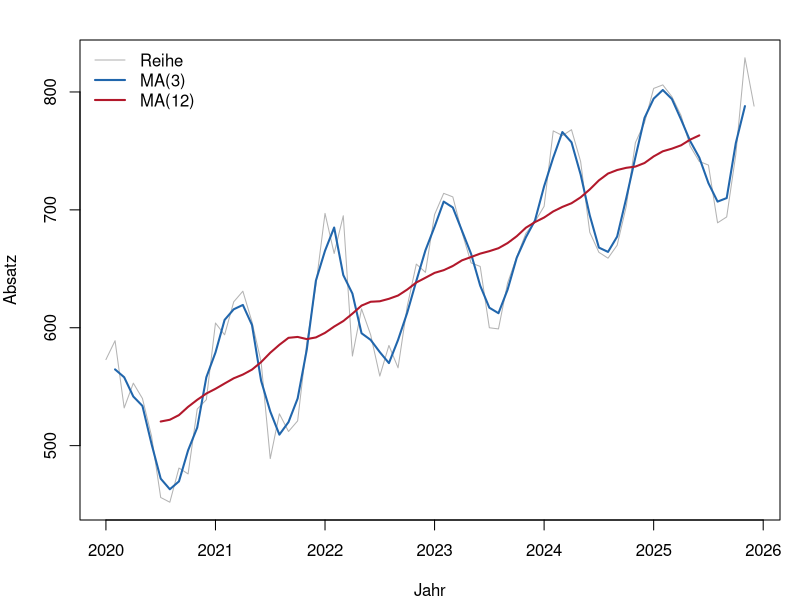
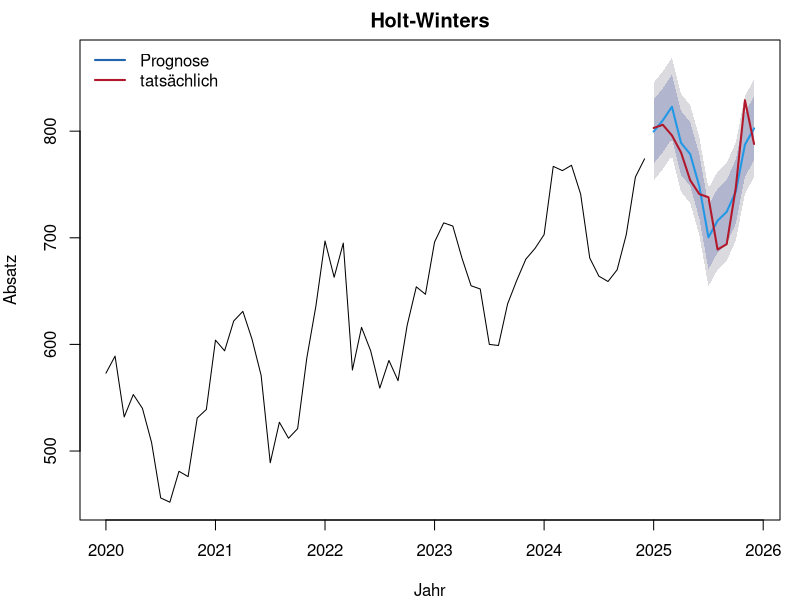
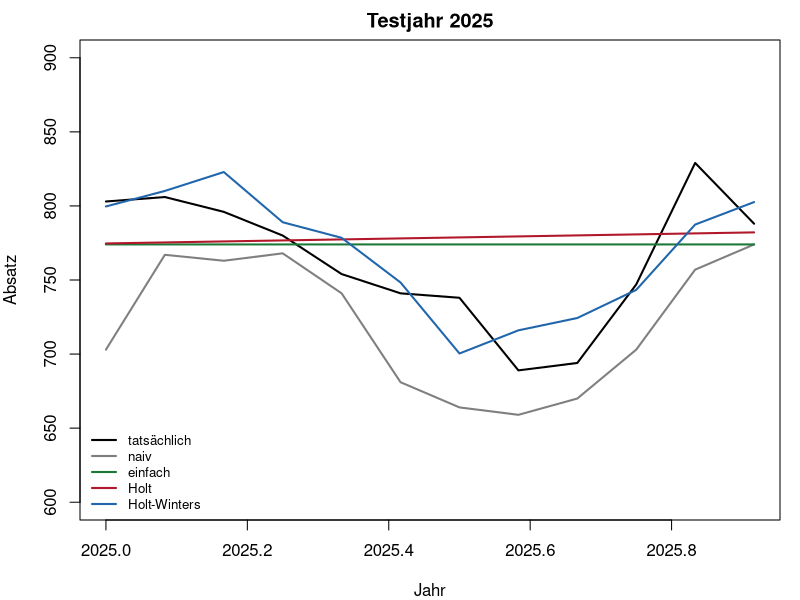
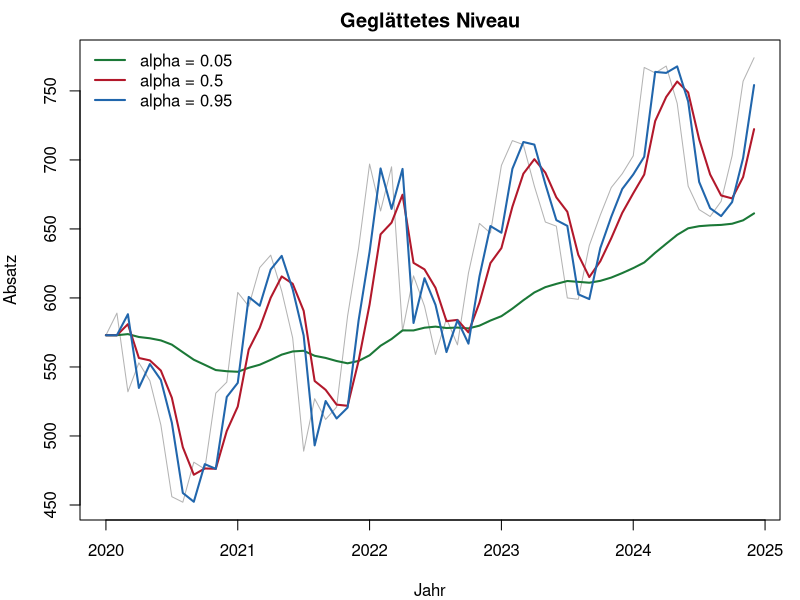
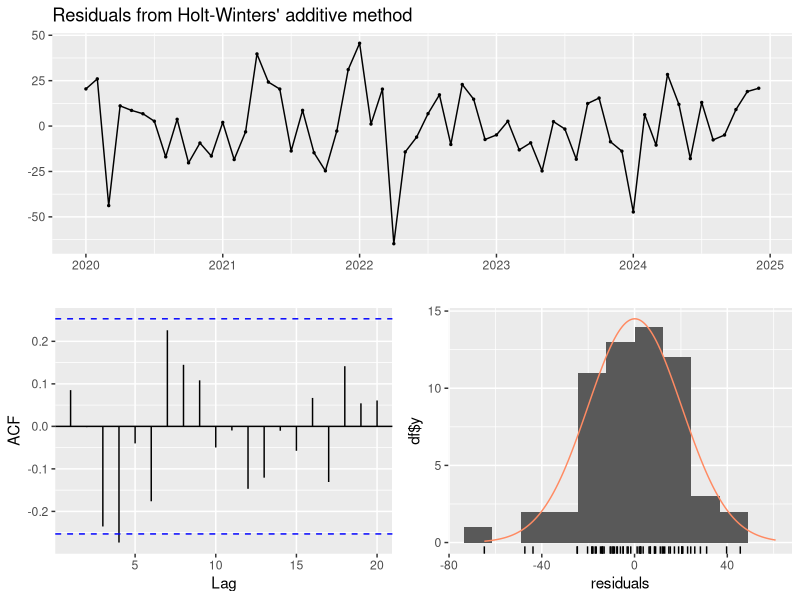

Write R code to recreate these figures, in order.
## ---- chunk 1
#| label: setup-r
#| include: false
library(forecast)

monate <- 72
t <- 1:monate

# Feste Restwerte, damit R und Python mit derselben Reihe rechnen
rest <- c(
  17.3, 16.1, -39.6, -2.9, 11.4, 8.5, -20.5, -15.1,
  5.2, -24.6, -4.2, -33.9, 0.2, -26.6, 1.7, 27.5,
  28.3, 23.6, -34.9, 11.4, -11.9, -27.7, 3.8, 14.8,
  45.7, -5.8, 27.1, -75.1, -7.9, -0.7, -13.7, 21.5,
  -5.8, 21.3, 22.3, -21.9, -4, -2.1, -4.6, -18.4,
  -17.8, 9.5, -20.2, -12.1, 17.7, 15.9, 0, -27.1,
  -44.5, 2.5, -1.1, 20.8, 20.4, -10.2, -4.5, -0.5,
  1.7, 10.4, 29.8, 9.4, 7, -6.1, -16.2, -15.7,
  -14.3, 1.6, 21.2, -18.4, -21.7, 6, 53.4, -25.3)

absatz <- ts(round(500 + 4 * t + 60 * sin(2 * pi * t / 12) +
                     25 * cos(2 * pi * t / 12) + rest),
             start = c(2020, 1), frequency = 12)

# Trainings- und Testteil: die letzten zwoelf Monate bleiben ungesehen
training <- window(absatz, end = c(2024, 12))
test <- window(absatz, start = c(2025, 1))
## ---- chunk 2
#| label: fig-b1-gl-r
#| fig-cap: "Beispiel 1: die Reihe mit gleitenden Durchschnitten über 3 und 12 Monate."
absatz_ma3 <- ma(absatz, order = 3)
absatz_ma12 <- ma(absatz, order = 12)

par(mar = c(4, 4, 2, 1))
plot(absatz, col = "grey70", ylab = "Absatz", xlab = "Jahr")
lines(absatz_ma3, col = "#2166ac", lwd = 2)
lines(absatz_ma12, col = "#b2182b", lwd = 2)
legend("topleft", legend = c("Reihe", "MA(3)", "MA(12)"),
       col = c("grey70", "#2166ac", "#b2182b"), lwd = c(1, 2, 2), bty = "n")

round(rbind(
  streuung = c(reihe = sd(absatz), ma3 = sd(absatz_ma3, na.rm = TRUE),
               ma12 = sd(absatz_ma12, na.rm = TRUE)),
  fehlende_werte = c(0, sum(is.na(absatz_ma3)), sum(is.na(absatz_ma12)))
), 1)
## ---- chunk 3
#| label: fig-b2-gl-r
#| fig-cap: "Beispiel 2: Holt-Winters mit Prognoseintervall, dazu die tatsächlichen Werte."
modell_hw <- hw(training, h = 12, seasonal = "additive")
modell_hw$model

par(mar = c(4, 4, 2, 1))
plot(modell_hw, ylab = "Absatz", xlab = "Jahr", main = "Holt-Winters")
lines(test, col = "#b2182b", lwd = 2)
legend("topleft", legend = c("Prognose", "tatsächlich"),
       col = c("#2166ac", "#b2182b"), lwd = 2, bty = "n")

round(cbind(prognose = as.numeric(modell_hw$mean),
            unten = as.numeric(modell_hw$lower[, "95%"]),
            oben = as.numeric(modell_hw$upper[, "95%"]),
            tatsaechlich = as.numeric(test),
            fehler = as.numeric(test) - as.numeric(modell_hw$mean)), 1)

round(accuracy(modell_hw, test)[, c("RMSE", "MAE", "MAPE")], 2)
## ---- chunk 4
#| label: fig-b3-gl-r
#| fig-cap: "Beispiel 3: die vier Prognosen nebeneinander."
#| fig-height: 3.6
naiv <- snaive(training, h = 12)
modell_ses <- ses(training, h = 12)
modell_holt <- holt(training, h = 12)

par(mar = c(4, 4, 2, 1))
plot(test, col = "black", lwd = 2, ylim = c(600, 900),
     ylab = "Absatz", xlab = "Jahr", main = "Testjahr 2025")
lines(naiv$mean, col = "grey50", lwd = 2)
lines(modell_ses$mean, col = "#1b7837", lwd = 2)
lines(modell_holt$mean, col = "#b2182b", lwd = 2)
lines(modell_hw$mean, col = "#2166ac", lwd = 2)
legend("bottomleft",
       legend = c("tatsächlich", "naiv", "einfach", "Holt", "Holt-Winters"),
       col = c("black", "grey50", "#1b7837", "#b2182b", "#2166ac"),
       lwd = 2, bty = "n", cex = 0.8)

spalten <- c("RMSE", "MAE", "MAPE")
round(rbind(
  naiv_saisonal = accuracy(naiv, test)["Test set", spalten],
  einfach = accuracy(modell_ses, test)["Test set", spalten],
  holt = accuracy(modell_holt, test)["Test set", spalten],
  holt_winters = accuracy(modell_hw, test)["Test set", spalten]
), 2)
## ---- chunk 5
#| label: fig-b4-gl-r
#| fig-cap: "Beispiel 4: dieselbe Glättung mit alpha = 0.05, 0.5 und 0.95."
#| fig-height: 3.6
alphas <- c(0.05, 0.5, 0.95)
farben <- c("#1b7837", "#b2182b", "#2166ac")

par(mar = c(4, 4, 2, 1))
plot(training, col = "grey70", ylab = "Absatz", xlab = "Jahr",
     main = "Geglättetes Niveau")
for (i in seq_along(alphas)) {
  m <- ses(training, h = 12, alpha = alphas[i], initial = "simple")
  lines(fitted(m), col = farben[i], lwd = 2)
}
legend("topleft", legend = paste("alpha =", alphas), col = farben,
       lwd = 2, bty = "n")

spalten <- c("RMSE", "MAE")
ergebnisse <- t(sapply(alphas, function(a) {
  m <- ses(training, h = 12, alpha = a, initial = "simple")
  accuracy(m, test)["Test set", spalten]
}))
rownames(ergebnisse) <- paste("alpha", alphas)
round(rbind(ergebnisse,
            geschaetzt = accuracy(modell_ses, test)["Test set", spalten]), 2)
## ---- chunk 6
#| label: fig-b5-gl-r
#| fig-cap: "Beispiel 5: Residuen des Holt-Winters-Modells, Verlauf, ACF und Verteilung."
#| fig-height: 4
checkresiduals(modell_hw$model)
